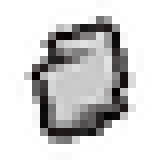
#> input picture assets/Mysterious_Paper.png, 20 x 20 px (shown 8 times larger); its folder holds only this picture in this run
$ python main.py
#> lines starting #> are read from the running program, lines starting #| are printed output that depends on the picture
from PIL import Image, ImageFilter, ImageDraw
import random, os, pathlib

# converts every color pixel on an image to #DCD7BA.
def toWhite(img):
    px = img.load()

    for i in range(img.size[0]):
        for j in range(img.size[1]):
            if px[i, j] != (0, 0, 0, 0):
                img.putpixel((i, j), (220, 215, 186, 255))

    return img

# gets a random filename from the assets folder and also the directory for this file
path = str(pathlib.Path(__file__).parent.absolute())
icon_random = random.choice(os.listdir(path + "/assets/"))

# creates a new image with #16161D as the background color
image = Image.new(mode="RGB", size=(1366, 768), color="#16161D")
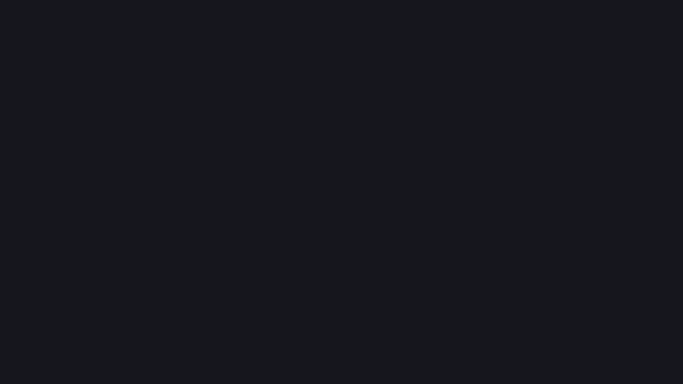
#> image: PIL image 1366x768 RGB (shown at 1/2 size); mean R, G, B 22, 22, 29

# opens the image for the item/trinket icon to add, resizes and converts it to RGBA.
icon_to_add = Image.open(path + "/assets/" + icon_random)
#> icon_to_add is the input picture: PIL image 20x20 P; mean R, G, B, A 44.9, 41.9, 41.9, 88.3
icon_to_add = icon_to_add.resize((200, 200))
#> icon_to_add: PIL image 200x200 P
icon_to_add = icon_to_add.convert("RGBA")

# creates a border around the icon. sometimes the border is displayed incorrectly
# but im using this while i come around with an actual solution.
icon_border = icon_to_add
icon_border = icon_border.resize((204, 204))
icon_border = toWhite(icon_border)
#> after the loop in toWhite, `for i in range(img.size[0]):`:
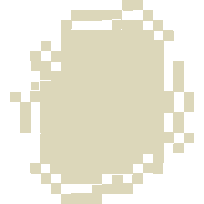
#> img: PIL image 204x204 RGBA; mean R, G, B, A 118.1, 115.4, 99.8, 136.9; transparent parts drawn white

# adds the icon border and then the icon to the image.
image.paste(icon_border, (581, 282), icon_border)
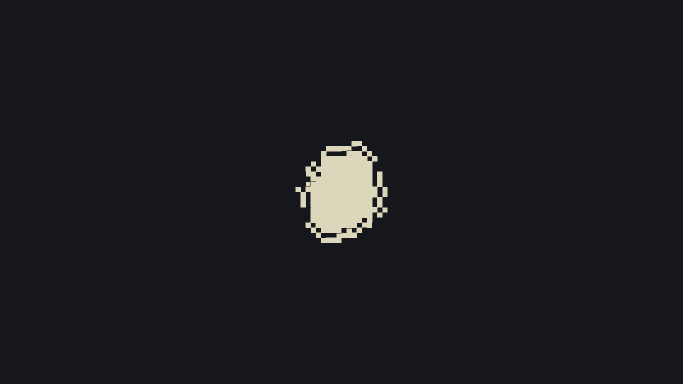
#> image: PIL image 1366x768 RGB (shown at 1/2 size); mean R, G, B 26.2, 26.1, 32.3
image.paste(icon_to_add, (583, 284), icon_to_add)

# saves the image
image.save(path + "/bg.png")

$ run again, on assets/The_Hourglass.png
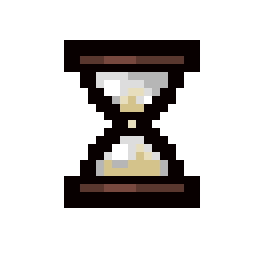
#> input picture assets/The_Hourglass.png, 32 x 32 px (shown 8 times larger)
#> icon_to_add is the input picture: PIL image 32x32 RGBA; mean R, G, B, A 203.1, 200.4, 199.1, 61.5
#> icon_to_add: PIL image 200x200 RGBA
#> `icon_border = icon_border.resize((204, 204))`:
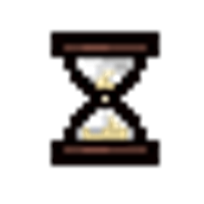
#> icon_border: PIL image 204x204 RGBA; mean R, G, B, A 15.5, 12.7, 11.2, 61; transparent parts drawn white
#> after the loop in toWhite, `for i in range(img.size[0]):`:
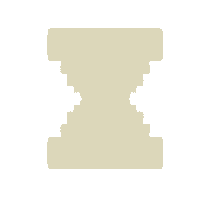
#> img: PIL image 204x204 RGBA; mean R, G, B, A 69.3, 67.7, 58.6, 80.3; transparent parts drawn white
